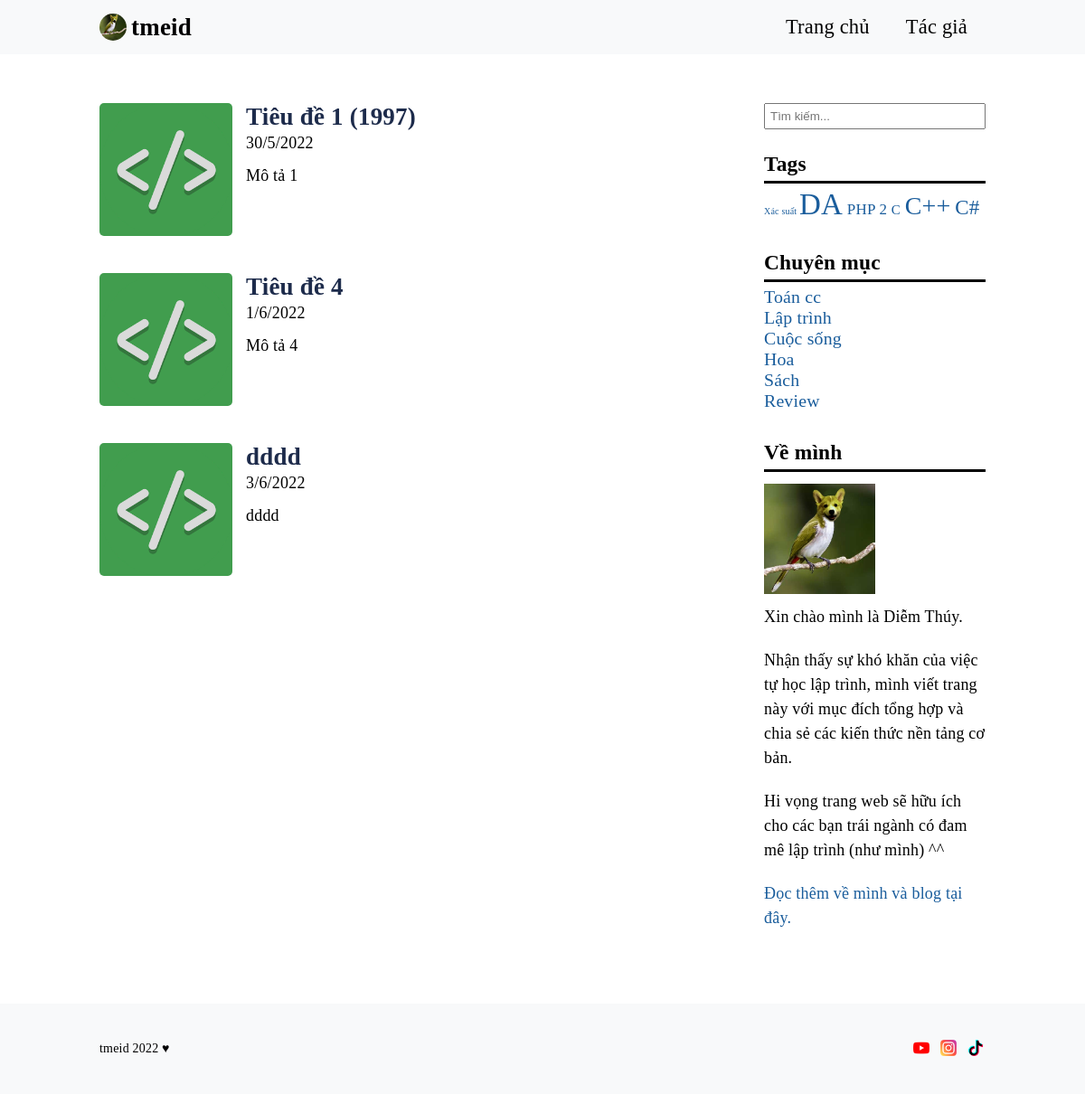
Page /category.php?id=toan-cc on the committed database.
### tables this page shows
CREATE TABLE `post` (
  `id` int(11) NOT NULL,
  `title` varchar(255) NOT NULL,
  `description` text NOT NULL,
  `slug` varchar(255) NOT NULL,
  `content` text NOT NULL,
  `img` varchar(255) NOT NULL,
  `published` tinyint(4) NOT NULL,
  `author_id` int(11) DEFAULT NULL,
  `category_id` int(11) DEFAULT NULL,
  `created_at` timestamp NOT NULL DEFAULT current_timestamp()
);

CREATE TABLE `tag` (
  `id` int(11) NOT NULL,
  `tag_name` varchar(100) NOT NULL,
  `slug` varchar(100) NOT NULL,
  `created_at` timestamp NOT NULL DEFAULT current_timestamp()
);

CREATE TABLE `category` (
  `id` int(11) NOT NULL,
  `name` varchar(100) NOT NULL,
  `slug` varchar(255) NOT NULL,
  `created_at` timestamp NOT NULL DEFAULT current_timestamp()
);

### app/database/db.php (called while the page is built, shortened)
<?php
include 'connect.php';
function executeQuery($sql, $data){
    global $connect;
    $values = array_values($data);
    $types = str_repeat('s', count($values));
    $stm = $connect->prepare($sql);
    $stm->bind_param($types, ...$values);
    $stm->execute();
    return $stm;
}
function selectAll($table, $condition = [], $limit = 0, $except = [], $desc = false){
    global $connect;
    $sql = "SELECT * FROM $table";
    if(empty($condition)){
        $stm = $connect->prepare($sql);
        $stm->execute();
        $records = $stm->get_result()->fetch_all(MYSQLI_ASSOC);
    }else{
        $i = 0;
        foreach($condition as $key => $value){
            if($i === 0){
                $sql = $sql . " WHERE $key = ?";
            }else{
                $sql = $sql . " AND $key = ?";
            }
            $i++;
        }
        $stm = executeQuery($sql, $condition);
        $records = $stm->get_result()->fetch_all(MYSQLI_ASSOC);
    }
    return $records;
}
function selectPostSameCategory($table1, $table2, $id1, $id2, $condition){
    $sql = "SELECT t1.id, t1.title, t1.description, t1.slug, t1.img, t1.author_id, t1.created_at
                FROM $table1 t1 JOIN $table2 t2 ON t1.$id1 = t2.$id2";
    $i = 0;
    foreach($condition as $key => $value){
        if($i === 0){
            $sql = $sql . " WHERE t1.$key = ?";
        }else{
            $sql = $sql . " AND t2.$key = ?";
        }
        $i++;
    }
    $stm = executeQuery($sql, $condition);
    $records = $stm->get_result()->fetch_all(MYSQLI_ASSOC);
    return $records;
}

### app/blade/right-site.php (the view)
<form action="#" class="search" method="POST">
    <input type="text" placeholder="Tìm kiếm..." name="search">
</form>
<div>
    <h4 class="tag-header">Tags</h4>
    <?php foreach($tags as $tag): ?>
        <a href="<?php echo 'tag/' .$tag['slug']?>" class="tag"><?php echo $tag['tag_name'] ?></a>
    <?php endforeach ?>
</div>
<div>
    <h4 class="tag-header">Chuyên mục</h4>
    <?php foreach($categories as $category): ?>
        <a href="<?php echo 'category/' .$category['slug']?>" class="category"><?php echo $category['name'] ?></a>
    <?php endforeach ?>
</div>
<div class="brief">
    <h4 class="tag-header">Về mình</h4>
    <div>
        <img src="assets/imgs/chimrtr.jpg" alt="ten-blog">
    </div>
    <p>Xin chào mình là Diễm Thúy.</p><br>
    <p>Nhận thấy sự khó khăn của việc tự học lập trình, mình viết trang này với mục đích tổng hợp và chia sẻ các kiến thức nền tảng cơ bản.</p><br>
    <p>Hi vọng trang web sẽ hữu ích cho các bạn trái ngành có đam mê lập trình (như mình) ^^ </p><br>
    <p><a href="about-me.html">Đọc thêm về mình và blog tại đây.</a></p>
</div>

### category.php (shortened to what this page needs)
<?php
    require_once 'app/database/db.php';
    $result_of_search = [];
    $msg = 'Kết quả tìm kiếm cho: ';
    $tags = selectAll('tag');
    $categories = selectAll('category');
    $category = selectAll('category', ['slug' => $_GET['id']]);
    if(!empty($category)){
        $category_id = $category[0]['id'];
        $posts_same_category = selectPostSameCategory('post', 'category', 'category_id', 'id', ['published' => 1, 'id' =>  $category_id]);
    }
?>
<!DOCTYPE html>
<html lang="vi">
    <head>
        <link rel="stylesheet" href="assets/css/style.css" type="text/css">
    </head>
    <body>
        <main>
            <div class="container">
                <div class="wrap">
                    <div class="left-side">
                        <?php if (!empty($result_of_search)) : ?>
                            <p><?php echo $msg; ?></p>
                            <?php foreach ($result_of_search as $post) : ?>
                                <article class="post-home">
                                    <div>
                                        <h2><a href="<?php echo 'article/' . $post['slug'] . '.html' ?>"><?php echo $post['title'] ?></a></h2>
                                        <p><?php echo $post['description'] ?></p>
                                    </div>
                                </article>
                            <?php endforeach; ?>
                        <?php else : ?>
                            <?php if(!empty($category)): ?>
                                <?php foreach($posts_same_category as $post):?>
                                    <article class="post-home">
                                        <a href="<?php echo 'article/' .$post['slug'] .'.html'?>">
                                        <img src="assets/imgs/img.png" alt="<?php echo $post['title']; ?>">
                                        </a>
                                        <div>
                                            <h2><a href="<?php echo 'article/' .$post['slug'] .'.html'?>"><?php echo $post['title'] ?></a></h2>
                                            <p><?php echo date('j/n/Y', strtotime($post['created_at']))  ?></p>
                                            <p class="description"><?php echo $post['description'] ?></p>
                                        </div>
                                    </article>
                                <?php endforeach; ?>
                            <?php else: ?>
                                <p>Rất tiếc, không tìm thấy trang bạn tìm. </p>
                            <?php endif; ?>
                        <?php endif ?>
                    </div>
                    <div class="right-side">
                        <?php include 'app/blade/right-site.php'; ?>
                    </div>
                </div>
            </div>
        </main>
    </body>
</html>

### assets/css/style.css (style rules this page uses)
* { margin: 0; padding: 0; box-sizing: border-box; }
a { text-decoration: none; color: #000000; }
li { list-style: none; }
html { font-size: 18px; font-family: 'Times New Roman', Times, serif, sans-serif; letter-spacing: 0.2px; }
p { line-height: 1.5; }
.container { max-width: 1000px; margin: 0 auto; padding: 0 10px; }
header { background-color: #f8f9fa; }
header nav { display: flex; justify-content: space-between; align-items: center; height: 60px; }
header ul { display: flex; }
header ul li { list-style: none; }
header ul a { display: inline-block; padding: 0 20px; font-size: 1.25rem; }
header h1 a { display: flex; align-items: center; }
header img { display: inline-block; border-radius: 50%; margin-right: 5px; }
.tag, .category { color: #1a5d9c; }
.tag-header { border-bottom: 3px solid #000; margin-bottom: 5px; padding: 5px 0; }
.category { display: block; font-size: 1.1rem; }
.brief > div img { display: block; width: 50%; max-width: 50%; object-fit: cover; }
.brief a { color: #1a5d9c; }
main { padding: 3rem 0; }
h2 a { color: #1d2b4b; font-size: 1.5rem; }
.wrap { display: flex; justify-content: space-between; }
.left-side { width: 75% }
.right-side { width: 25%; }
.right-side > div { margin-bottom: 1.5rem; }
.post-home { display: flex; margin-bottom: 2rem; }
.post-home > a { max-width: 20%; display: inline-block; width: 20%; }
.post-home a img { display: inline-block; max-width: 100%; width: 100%; object-fit: cover; border-radius: 5px; }
.post-home div { max-width: 80%; padding-left: 15px; }
.post-home div p:first-of-type { margin-bottom: 0.5rem; }
.search { width: 100%; margin-bottom: 20px; display: flex; }
.search input[type="text"], .login-form input { padding: 5px; width: 100%; }
.right-side h4 { font-size: 1.3rem; }
.brief > div { margin: 0.7rem 0; }
footer { background-color: #f8f9fa; color: #000; }
footer .container { display: flex; justify-content: space-between; align-items: center; padding-top: 37px; padding-bottom: 37px; }
footer p, footer ul { display: flex; align-items: center; }
footer p { font-size: 14px; line-height: 26px; }
footer ul li { margin-left: 10px; }
footer ul a { display: inline-block; text-indent: -1000000px; width: 18px; height: 18px; background-repeat: no-repeat; background-size: 18px 18px; }
footer ul li a { width: 20px; }
footer ul li:first-child a { background-image: url(../imgs/youtube.png); }
footer ul li:nth-child(2) a { background-image: url(../imgs/instagram.png); }
footer ul li:nth-child(3) a { background-image: url(../imgs/tik-tok.png); }

### rows in the picture
post: title "Tiêu đề 1 (1997)", created_at "30/5/2022", description "Mô tả 1"
post: title "Tiêu đề 4", created_at "1/6/2022", description "Mô tả 4"
post: title "dddd", created_at "3/6/2022", description "dddd"
tag: tag_name "Xác suất"
tag: tag_name "DA"
tag: tag_name "PHP 2"
tag: tag_name "C"
tag: tag_name "C++"
tag: tag_name "C#"
category: name "Toán cc"
category: name "Lập trình"
category: name "Cuộc sống"
category: name "Hoa"
category: name "Sách"
category: name "Review"
